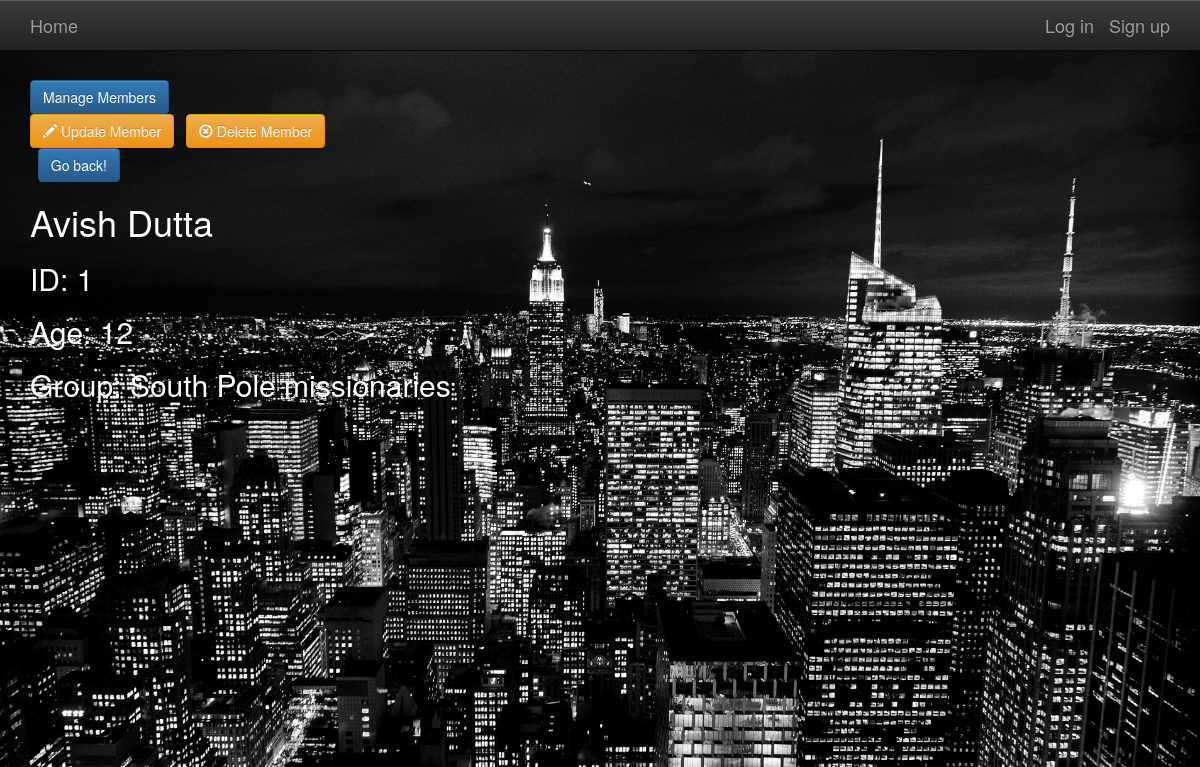
The app's page /members/1/ with its own data.
### members/models.py (models this page shows, shortened)
class Member(models.Model):
    name = models.CharField(max_length=256)
    slug = models.SlugField(allow_unicode=True)
    age = models.PositiveIntegerField()
    group = models.ForeignKey(Group, null=True, blank=True, related_name="member_set")
    class Meta:
        ordering = ["pk"]

### groups/models.py (models this page shows, shortened)
class Group(models.Model):
    name = models.CharField(max_length=255)
    slug = models.SlugField(allow_unicode=True)
    description = models.TextField(blank=True, default='')
    description_html = models.TextField(editable=False, default='', blank=True)
    purpose = models.CharField(max_length=255, null=True, default='', blank=True)
    def __str__(self):
        return self.name
    class Meta:
        ordering = ["pk"]
        unique_together = ("name", "purpose")

### members/views.py (the view)
# urls.py: url(r"^(?P<pk>\d+)/$",views.SingleMember.as_view(),name='single'),
class SingleMember(generic.DetailView):
    context_object_name = 'member_details'
    model = models.Member
    template_name = 'members/member_detail.html'

### members/templates/members/member_detail.html (shortened to what this page needs)
{% extends "members/member_base.html" %}
{% block premember %}
<div class="dropdown">
  <button class="dropbtn btn btn-primary btn-large">Manage Members</button>
  <div class="dropdown-content">
  <a href="{% url 'members:update' pk=member_details.pk %}" class="btn btn-md btn-fill btn-warning"><span class="glyphicon glyphicon-pencil"></span> Update Member</a>
  <a href="{% url 'members:delete' pk=member_details.pk %}" class="btn btn-md btn-fill btn-warning"><span class="glyphicon glyphicon-remove-circle"></span> Delete Member</a>
  </div>
</div>
<input type="button" class="btn btn-primary btn-large" value="Go back!" onclick="history.back()">
<h1>{{member_details.name}}</h1>
<h2>ID: {{member_details.pk}}</h2>
<h2>Age: {{member_details.age}}</h2>
<h2>Group: {{member_details.group}}</h2>
{% endblock %}

### static/simplesocial/css/master.css (style rules this page uses)
body { margin: 0; overflow: scroll; background-color: black; color:white; }
html, body { background: #000; height: 100%; }

### records on screen
Member: name "Avish Dutta", pk "1", age "12", group "South Pole missionaries"
